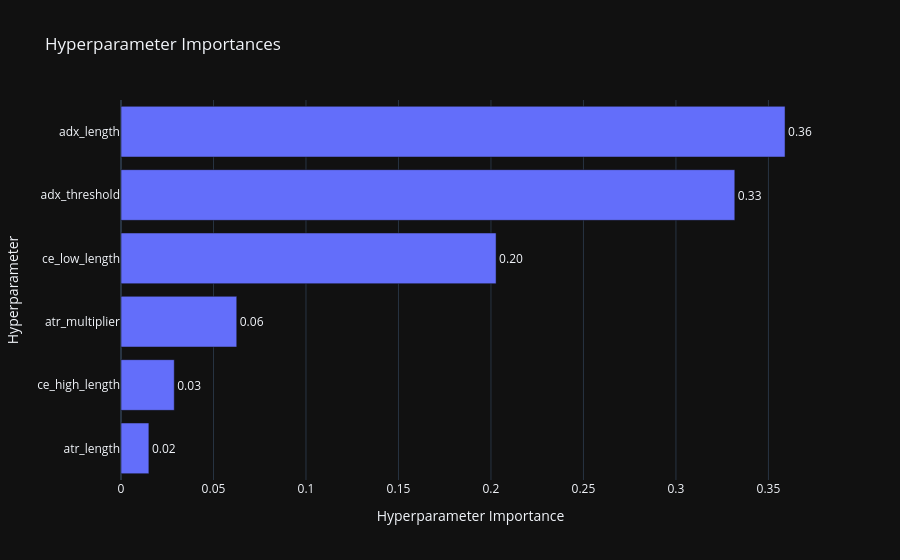
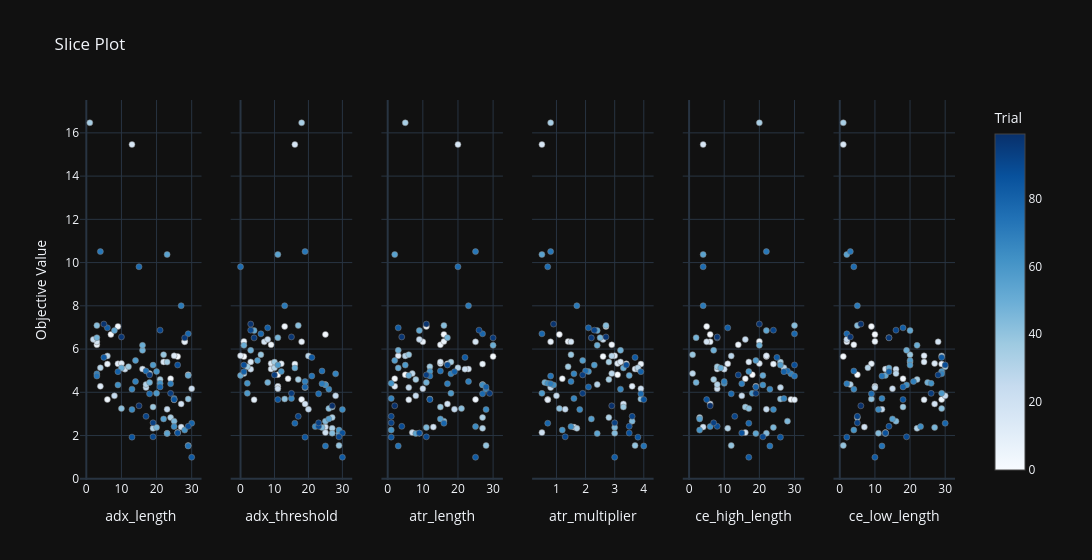
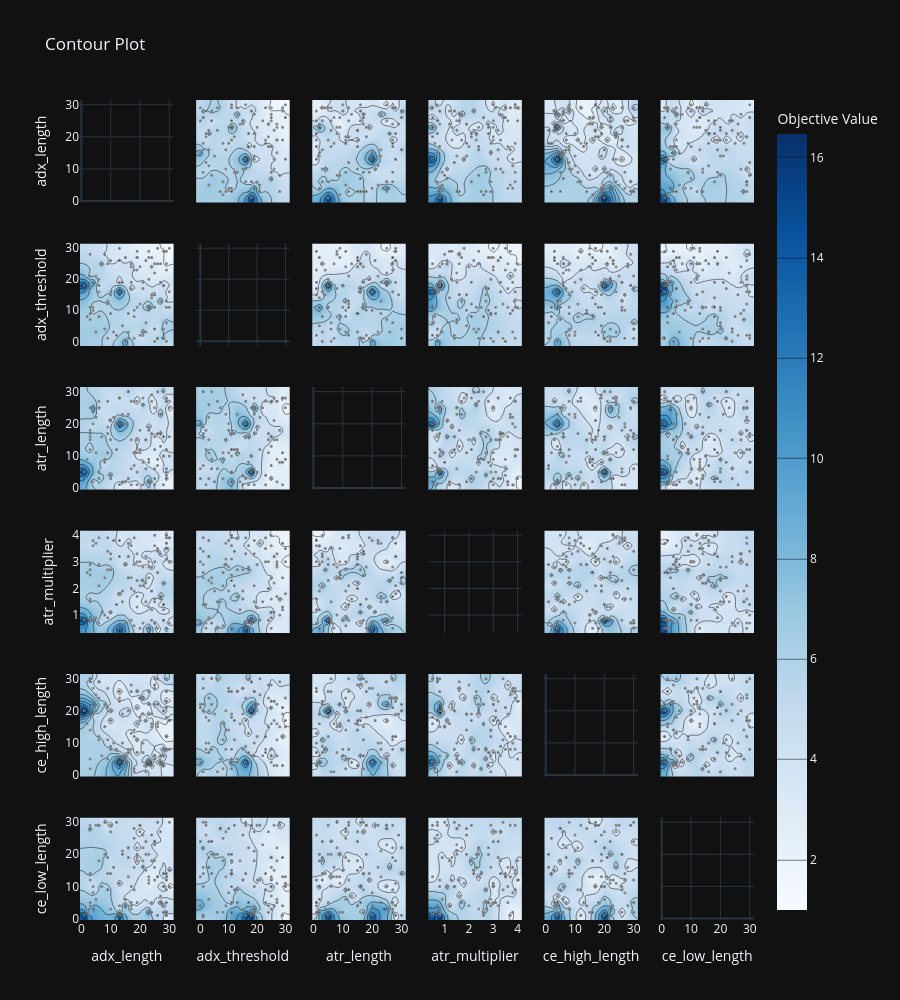
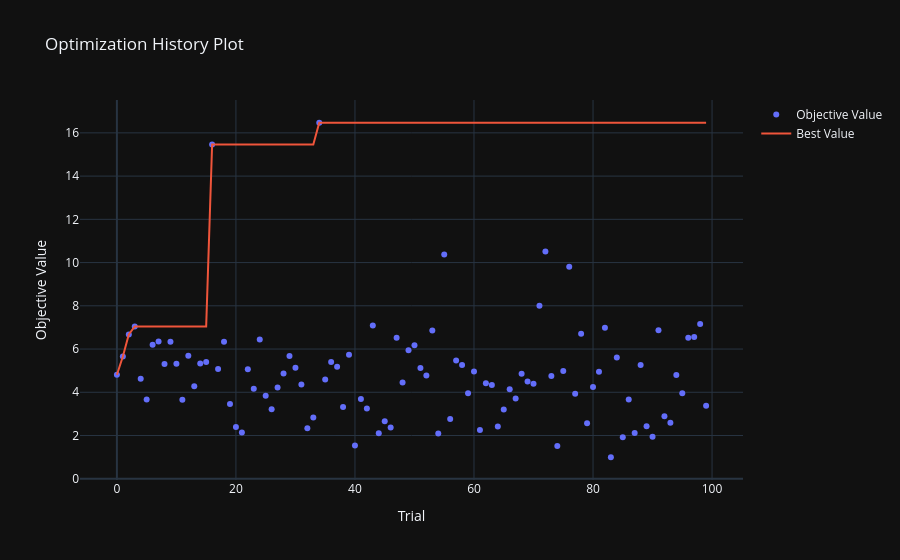

The cell these charts' notebook holds for them, in order:
### Markdown cell above
Visualization

### Code cell
fig = optuna.visualization.plot_param_importances(study)
show(fig)

fig2 = optuna.visualization.plot_slice(study, params=best_params.keys())
show(fig2)

fig4 = optuna.visualization.plot_contour(study)
fig4.update_layout(height=1000)
for trace in fig4.data:
    if hasattr(trace, "marker"):
        # ensure markers are visible when mode exists
        if hasattr(trace, "mode") and trace.mode and "markers" not in str(trace.mode):
            trace.mode = f"{trace.mode}+markers"
        trace.marker.size = 1
show(fig4)

fig3 = optuna.visualization.plot_optimization_history(study)
show(fig3)
